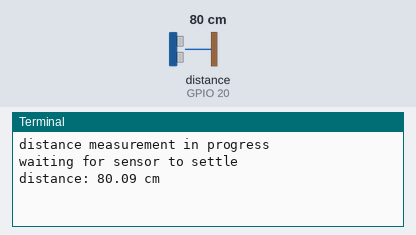
The program below on a simulated Raspberry Pi (BCM pin numbers). On the bench: the last lines printed to the terminal. The inputs (shaded band) are chosen by the test bench; at power-on: distance to the obstacle (sensor on GPIO 20) 80 cm. The echo pulse lasts 58.3 µs per cm; the clock reads 2024-03-15 10:24:30 at power-on unless the program sets it.

Above: at 1.2 s.
1.3 s: distance to the obstacle (sensor on GPIO 20) set to 2 cm
At 2.36 s:
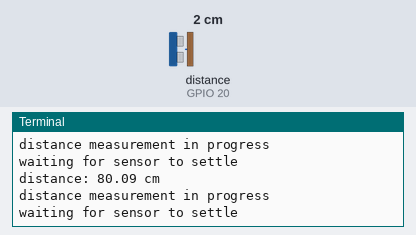
4.3 s: distance to the obstacle (sensor on GPIO 20) set to 4 cm
At 5.5 s:
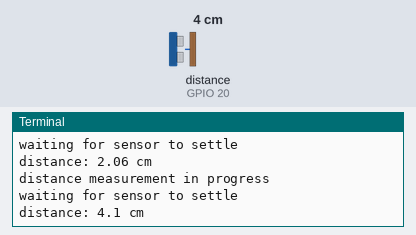
Timing chart, 0 to 7.3 s (numbered marks = the images above; inputs shaded):
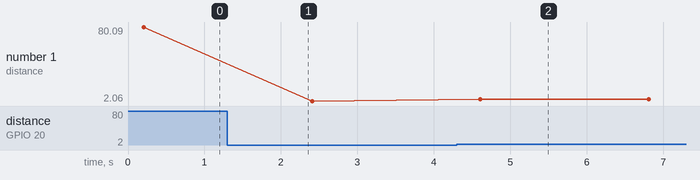

The program:

distance.py
```python
import RPi.GPIO as GPIO
import time
TRIG=21
ECHO=20
GPIO.setmode(GPIO.BCM)
while True:
    print"distance measurement in progress"
    GPIO.setup(TRIG,GPIO.OUT)
    GPIO.setup(ECHO,GPIO.IN)
    GPIO.output(TRIG,False)
    print"waiting for sensor to settle"
    time.sleep(0.2)
    GPIO.output(TRIG,True)
    time.sleep(0.00001)
    GPIO.output(TRIG,False)
    while GPIO.input(ECHO)==0:
        pulse_start=time.time()
    while GPIO.input(ECHO)==1:
        pulse_end=time.time()
    pulse_duration=pulse_end-pulse_start
    distance=pulse_duration*17150
    distance=round(distance,2)
    print"distance:",distance,"cm"
    time.sleep(2)
```

Measured:
- after the input at 4.3 s, the terminal: prints a new line after 0.31 s (image 2)
- plotted number 1: 80.09 → 2.06 after the input at 1.3 s, 2.06 → 4.1 after the input at 4.3 s
